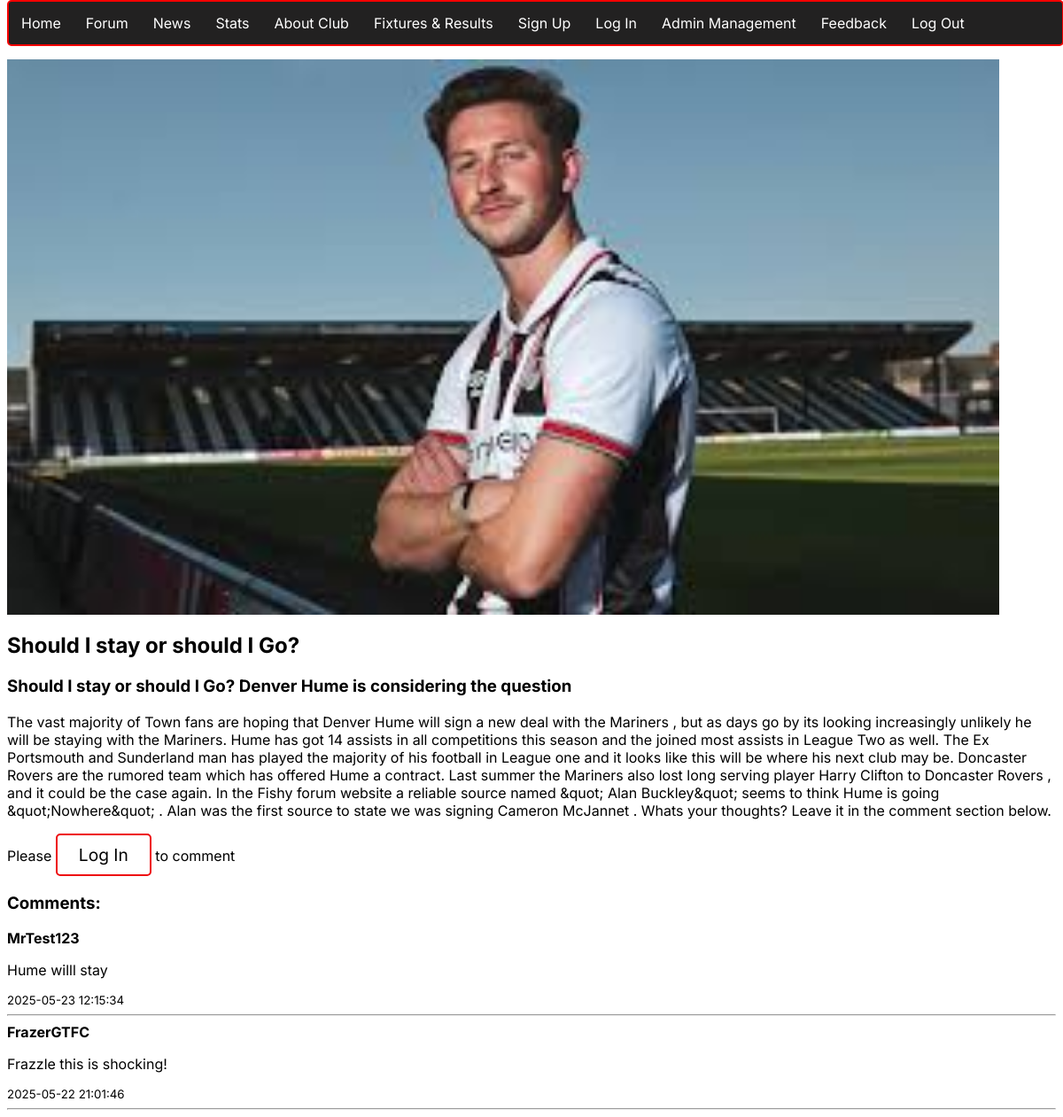
The page /retrieve_news.php?id=1 on the database as committed earlier.
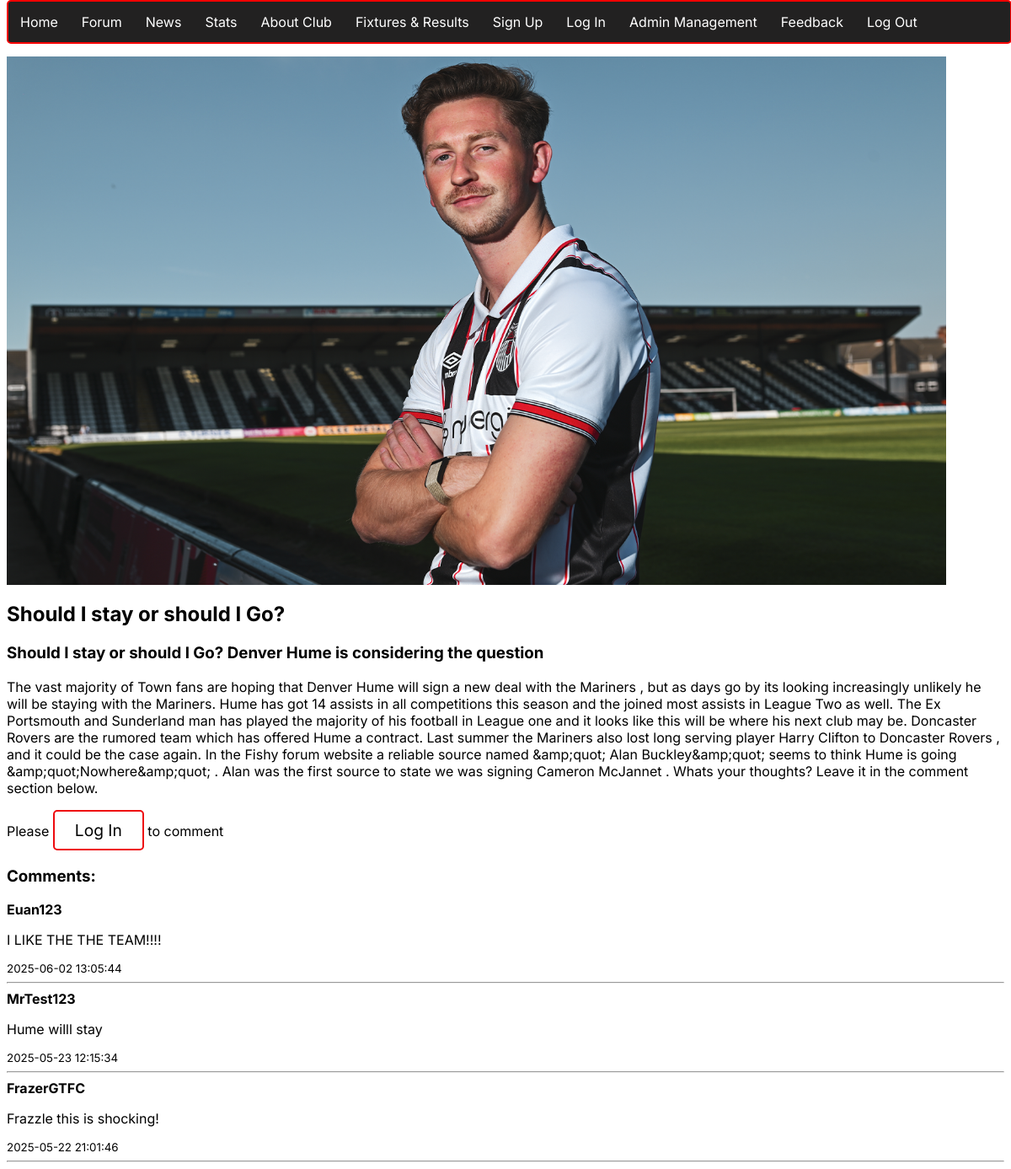
The same page on the database as committed later.
### tables this page shows
CREATE TABLE `news` (
  `id` int(11) NOT NULL,
  `title` text NOT NULL,
  `description` text NOT NULL,
  `picture` blob NOT NULL,
  `content` text NOT NULL,
  `username` text NOT NULL,
  `time_created` timestamp NOT NULL DEFAULT current_timestamp() ON UPDATE current_timestamp(),
  `comments` text NOT NULL
);

CREATE TABLE `comments` (
  `id` int(11) NOT NULL,
  `user_id` int(11) NOT NULL,
  `news_id` int(11) NOT NULL,
  `text` text NOT NULL,
  `date_created` timestamp NOT NULL DEFAULT current_timestamp() ON UPDATE current_timestamp()
);

CREATE TABLE `users` (
  `id` int(11) NOT NULL,
  `username` text NOT NULL,
  `password` text NOT NULL,
  `firstname` text NOT NULL,
  `lastname` text NOT NULL,
  `email` text NOT NULL,
  `bio` text NOT NULL,
  `profile_pic` blob NOT NULL,
  `region` text NOT NULL,
  `status` enum('active','inactive','','') NOT NULL,
  `birthdate` text NOT NULL,
  `role` enum('user','admin','','') NOT NULL
);

### retrieve_news.php (the view, shortened to what this page needs)
<?php
include 'nav.php';
$news_id = $_GET['id'];
$sql = "SELECT title, description, content, picture FROM news WHERE id = ?";
$stmt = $conn->prepare($sql);
$stmt->bind_param("i", $news_id);
$stmt->execute();
$result = $stmt->get_result();
if($result->num_rows > 0) {
    while ($row = $result->fetch_assoc()){
        if (!empty($row['picture'])) {
            if (file_exists($row['picture'])) {
                echo "<img src='" . htmlspecialchars($row['picture']) . "' alt='Post Image'>";
            }
        }
        echo '<section class="postCard2">';
        echo "<h2>" . htmlspecialchars($row['title']) . "</h2>";
        echo "<h3>" . htmlspecialchars($row['description']) . "</h3>";
        echo "<p>" . htmlspecialchars($row['content']) . "</p>";
        echo '</section>';
    }
} else {
    echo "Sorry, 0 Results Returned";
}
?>
<?php
if (isset($_SESSION['user_id'])){
    echo '
    <section class="comment-form">
        <form method="POST" action="post_comment.php">
            <textarea name="text" placeholder="What would you like to comment..." required></textarea><br>
            <input type="hidden" name="news_id" value="'. htmlspecialchars($news_id) . '">
            <button type="submit">Post Comment</button>
        </form>
    </section>';
} else{
    echo '<p>Please <a href="login.php" class="content-creatorbtn">Log In</a> to comment </p>';
}
$commentQuery = "SELECT c.text, c.date_created, u.username
                 FROM comments c
                 JOIN users u ON c.user_id = u.id
                 WHERE c.news_id = ?
                 ORDER BY c.date_created DESC";
$commentStmt = $conn->prepare($commentQuery);
$commentStmt->bind_param("i", $news_id);
$commentStmt->execute();
$commentResult = $commentStmt->get_result();
echo '<section class="comments">';
echo '<h3>Comments:</h3>';
while ($comment = $commentResult->fetch_assoc()) {
    echo "<div class='comment-box'>";
    echo "<strong>" . htmlspecialchars($comment['username']) . "</strong><br>";
    echo "<p>" . nl2br(htmlspecialchars($comment['text'])) . "</p>";
    echo "<small>" . $comment['date_created'] . "</small>";
    echo "</div><hr>";
}
echo '</section>';
?>
<!DOCTYPE html>
<html lang="en">
<head>
    <link rel="stylesheet" href="main.css">
    <link rel="stylesheet" href="retrieve_news.css">
    <link rel="stylesheet" href="feedback.css">
</head>
<body>
</body>
</html>

Rows that differ between the two databases and show on the page:
changed news "Should I stay or should I Go?": picture: a different picture; content "…a reliable source named &quot; Alan Buckley&quot; seems to think Hume is going &quot;Nowhere&quot; . Alan was the…" → "…a reliable source named &amp;quot; Alan Buckley&amp;quot; seems to think Hume is going &amp;quot;Nowhere&amp;quot; . Alan was the…"
added comments: user.username "Euan123", text "I LIKE THE THE TEAM!!!!", date_created "2025-06-02 13:05:44"
